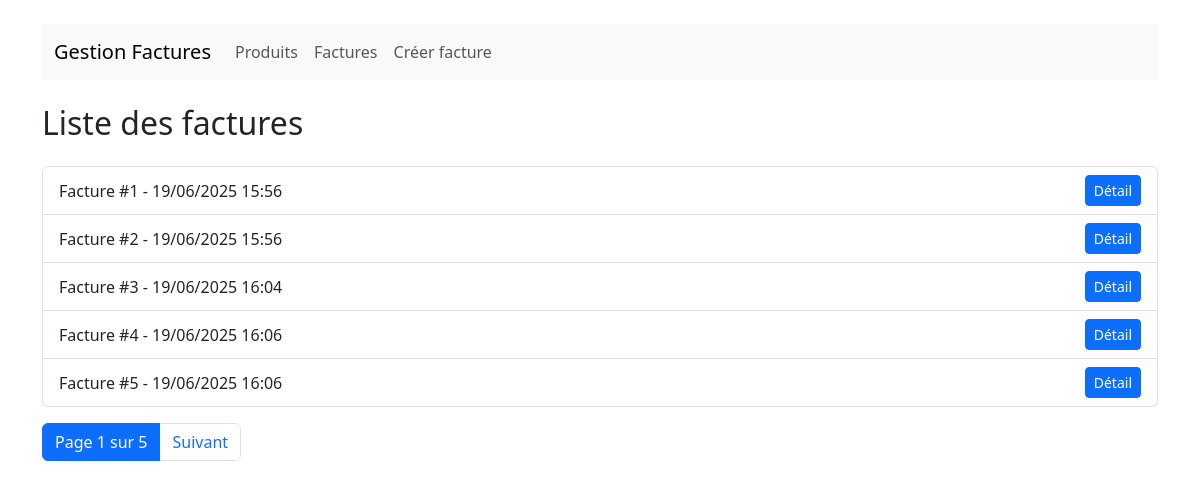
The page /factures/ on the database its author committed.
### produits/models.py (models this page shows, shortened)
class Facture(models.Model):
    produits= models.ManyToManyField(Produit)
    client = models.CharField(max_length=100,default="Client")
    date_creation = models.DateTimeField(auto_now_add=True)

### produits/views.py (the view)
# urls.py: path('factures/', views.liste_factures, name='liste_factures'),
def liste_factures(request):
    factures = Facture.objects.all()
    paginator = Paginator(factures, 5)
    page = request.GET.get('page')
    factures_page = paginator.get_page(page)
    return render(request, 'produits/liste_factures.html', {'factures': factures_page})

### produits/templates/produits/liste_factures.html (shortened to what this page needs)
{% extends 'base.html' %}
{% block content %}
<h2 class="my-4">Liste des factures</h2>
<ul class="list-group">
  {% for facture in factures %}
    <li class="list-group-item d-flex justify-content-between align-items-center">
      Facture #{{ facture.id }} - {{ facture.date_creation|date:"d/m/Y H:i" }}
      <a class="btn btn-sm btn-primary" href="{% url 'detail_facture' facture.id %}">Détail</a>
    </li>
  {% endfor %}
</ul>
<nav class="mt-3">
  <ul class="pagination">
    <li class="page-item active"><a class="page-link">Page {{ factures.number }} sur {{ factures.paginator.num_pages }}</a></li>
    {% if factures.has_next %}<li class="page-item"><a class="page-link" href="?page={{ factures.next_page_number }}">Suivant</a></li>{% endif %}
  </ul>
</nav>
{% endblock %}

### produits/templates/base.html (shortened to what this page needs)
<!DOCTYPE html>
<html>
<head>
    <link href="https://cdn.jsdelivr.net/npm/bootstrap@5.3.0/dist/css/bootstrap.min.css" rel="stylesheet">
</head>
<body>
    <div class="container mt-4">
        <nav class="navbar navbar-expand-lg navbar-light bg-light mb-4">
            <div class="container-fluid">
                <a class="navbar-brand" href="{% url 'liste_produits' %}">Gestion Factures</a>
                <div class="collapse navbar-collapse">
                    <ul class="navbar-nav">
                        <li class="nav-item"><a class="nav-link" href="{% url 'liste_produits' %}">Produits</a></li>
                        <li class="nav-item"><a class="nav-link" href="{% url 'liste_factures' %}">Factures</a></li>
                        <li class="nav-item"><a class="nav-link" href="{% url 'creer_facture' %}">Créer facture</a></li>
                    </ul>
                </div>
            </div>
        </nav>
        {% block content %}{% endblock %}
    </div>
</body>
</html>

### rows shown on the page
Facture: id "1", date_creation "19/06/2025 15:56"
Facture: id "2", date_creation "19/06/2025 15:56"
Facture: id "3", date_creation "19/06/2025 16:04"
Facture: id "4", date_creation "19/06/2025 16:06"
Facture: id "5", date_creation "19/06/2025 16:06"

### other values the page prints
{{ factures.number }} "1"
{{ factures.paginator.num_pages }} "5"
